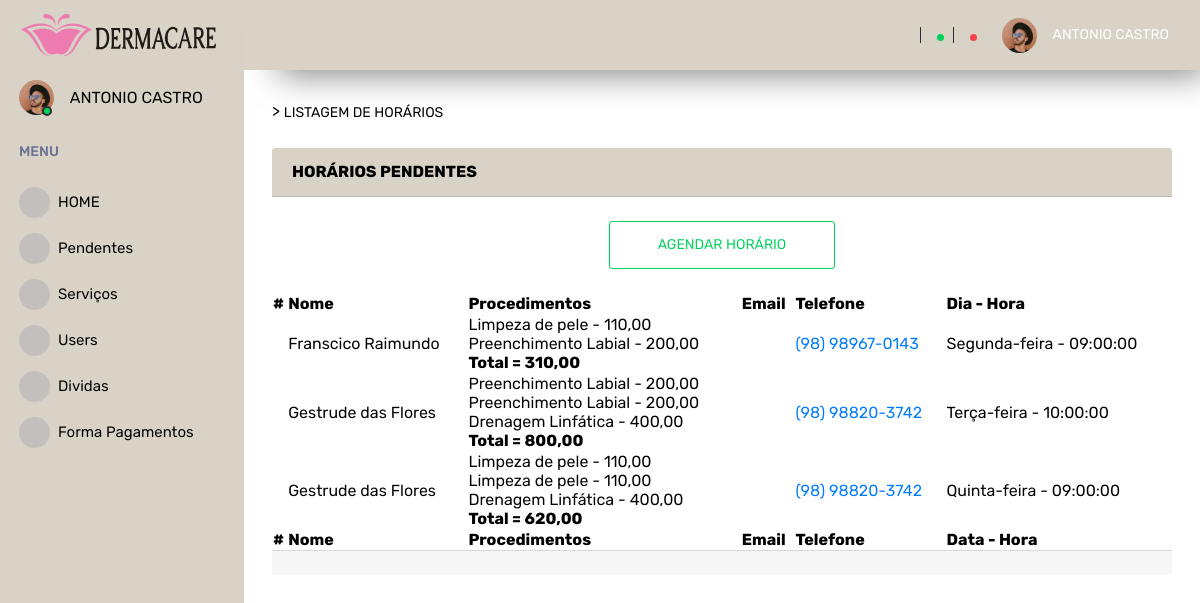
The app's page /cliente/index (signed in) with its own data.
### tables this page shows
CREATE TABLE `menu_item` (
  `id_menu_item` int(11) NOT NULL,
  `nome` varchar(45) DEFAULT NULL,
  `icon` varchar(45) DEFAULT NULL,
  `url` varchar(45) DEFAULT NULL,
  `menu_item` varchar(45) DEFAULT NULL,
  `tipo_user_id` int(11) NOT NULL
);

CREATE TABLE `marcacao_servico` (
  `id` int(11) NOT NULL,
  `servicos` text NOT NULL,
  `forma_pagamento_id` int(11) NOT NULL,
  `horarios_id` int(11) NOT NULL,
  `user_id` int(11) NOT NULL,
  `horario_agendado` datetime DEFAULT NULL,
  `data_hora_at` datetime NOT NULL,
  `data_hora_cri` datetime NOT NULL,
  `status` int(11) NOT NULL
);

CREATE TABLE `user` (
  `id_user` int(11) NOT NULL,
  `tipo_user_id` int(11) NOT NULL,
  `nome_user` varchar(45) NOT NULL,
  `email` varchar(45) NOT NULL,
  `senha` varchar(200) NOT NULL,
  `telefone` varchar(14) NOT NULL,
  `data_nascimento` date NOT NULL,
  `cpf` varchar(45) NOT NULL,
  `grau_formacao` varchar(45) DEFAULT NULL,
  `formacao_instituicao` varchar(45) DEFAULT NULL,
  `status_user` int(11) DEFAULT 1
);

CREATE TABLE `servico` (
  `id` int(11) NOT NULL,
  `nome` varchar(255) NOT NULL,
  `valor` double NOT NULL,
  `status` int(11) NOT NULL DEFAULT 1
);

CREATE TABLE `semana` (
  `id` int(11) NOT NULL,
  `dia` varchar(255) NOT NULL
);

CREATE TABLE `horarios` (
  `id` int(11) NOT NULL,
  `semana_id` int(11) NOT NULL,
  `horario` time NOT NULL,
  `data_hora_at` datetime NOT NULL,
  `status` int(11) NOT NULL
);

### app/Controllers/Cliente.php (called while the page is built, shortened)
<?php
class Cliente
{
    private $dados;
    public function index()
    {
        $cliente = new \App\Models\AdmCliente();
        $visualizarLogin = new \App\Models\AdmsUser();
        $admServico = new \App\Models\AdmServico();
        $this->dados['tipo_user_id'] = $_SESSION['tipo_user_id'];
        $this->dados['menu'] = $visualizarLogin->menu_adm($this->dados);
        $this->dados['lista_em_abertas'] = $cliente->get_em_aberto($this->dados);
        $this->dados['servicos'] = $admServico->get_servicos($this->dados);
        $carregarView = new \Core\ConfigView("Views/cliente/cliente", $this->dados);
        $carregarView->renderizar();
    }
}

### app/Models/AdmsUser.php (called while the page is built, shortened)
<?php
class AdmsUser extends Conn
{
    public function menu_adm(array $dados = null)
    {
        try {
            $this->dados = $dados;
                $this->conn = $this->connect();
                $query_val = "SELECT *
                FROM menu_item
                WHERE tipo_user_id =:id";
                $result_val = $this->conn->prepare($query_val);
                $result_val->bindParam(":id", $this->dados['tipo_user_id'], PDO::PARAM_STR);
                $result_val->execute();
                $this->resultadoBd = $result_val->fetchAll();
                if ($this->resultadoBd) {
                    return $this->resultadoBd;
                } else {
                    throw new PDOException("Erro: Não foi possível executar a declaração sql");
                    return $this->resultadoBd;
                }
        } catch (PDOException $erro) {
            echo $erro->getMessage();
        }
    }
}

### app/Models/Conn.php (called while the page is built, shortened)
<?php
class Conn
{
    private string $db = "mysql";
    private string $host = "localhost";
    private string $user = "root";
    private string $pass = "";
    private string $dbname = "edukar_gestao";
    protected function connect()
    {
        $this->connect = new PDO($this->db . ':host=' . $this->host . ';dbname=' . $this->dbname, $this->user, $this->pass);
        $this->connect->setAttribute(PDO::ATTR_ERRMODE, PDO::ERRMODE_EXCEPTION);
        return $this->connect;
    }
}

### app/Models/AdmCliente.php (called while the page is built, shortened)
<?php
class AdmCliente extends Conn
{
    public function get_em_aberto(array $dados = null)
    {
        try {
            $this->conn = $this->connect();
            $query_val = "SELECT m.id,m.servicos,m.user_id,
            u.nome_user,u.email,u.telefone,m.data_hora_cri,
            s.dia,h.horario
            FROM marcacao_servico m
            join user u on  m.user_id = u.id_user
            join horarios h on m.horarios_id = h.id
            join semana s on s.id = h.semana_id
            where m.status = 1
            order by data_hora_cri ASC";
            $result_val = $this->conn->prepare($query_val);
            $result_val->execute();
            $this->resultadoBd = json_decode(json_encode($result_val->fetchAll()), FALSE);
            if ($this->resultadoBd) {
                return $this->resultadoBd;
            } else {
                throw new PDOException("Erro: Não foi possível executar a declaração sql");
                return $this->resultadoBd;
            }
        } catch (PDOException $erro) {
            echo $erro->getMessage();
        }
    }
}

### app/Models/AdmServico.php (called while the page is built, shortened)
<?php
class AdmServico extends Conn
{
    public function get_servicos(array $dados = null){
        try {
            $this->conn = $this->connect();
            $query_val = "SELECT * FROM servico";
            $result_val = $this->conn->prepare($query_val);
            $result_val->execute();
            $this->resultadoBd = json_decode(json_encode($result_val->fetchAll()), FALSE);
            if ($this->resultadoBd) {
                return $this->resultadoBd;
            } else {
                throw new PDOException("Erro: Não foi possível executar a declaração sql");
                return $this->resultadoBd;
            }
        } catch (PDOException $erro) {
            echo $erro->getMessage();
        }
    }
}

### app/Lib/Mask.php (called while the page is built, shortened)
<?php
class Mask
{
     public static function setmask($val, $mask){
        $maskared = '';
         $k = 0;
        for($i = 0; $i <= strlen($mask)-1; $i++){
            if($mask[$i] == '#'){
                if(isset($val[$k]))
                    $maskared .= $val[$k++];
                }else{
                if(isset($mask[$i]))
                    $maskared .= $mask[$i];
                }
        }
        return $maskared;
    }
}

### app/Views/cliente/cliente.php (the view, shortened to what this page needs)
<?php
if (isset($this->dados['lista_em_abertas'])) {
    $lista_em_abertas = $this->dados['lista_em_abertas'];
}else{
  $lista_em_abertas = [];
}
if (isset($this->dados['servicos'])) {
  $servicos = $this->dados['servicos'];
}else{
$servicos = [];
}
$table = 3;
?>
<?php
require_once("app/Views/menu_footer/menu.php");
require_once("app/Lib/Mask.php");
?>
<div class="main-panel">
  <div class="content-wrapper">
    >
    <a href="<?php echo URL . 'servico_adm/index' ?>" class="menu-link"><span>LISTAGEM DE HORÁRIOS</span></a>
    <br>
    <br>
    <div class="">
      <div class="card-header">
        <strong>HORÁRIOS PENDENTES</strong>
      </div>
      <br>
      <div class="text-center">
        <a href="<?php echo URL . 'cliente/onShow' ?>" class="btn btn-outline-success btn-lg">AGENDAR HORÁRIO</a>
      </div>
      <br>
      <table id="example<?= $table; ?>" class="display" style="width:100%">
        <thead>
          <tr>
            <th>#</th>
            <th>Nome</th>
            <th>Procedimentos</th>
            <th>Email</th>
            <th>Telefone</th>
            <th>Dia - Hora</th>
          </tr>
        </thead>
        <tbody>
          <?php if (count($lista_em_abertas) > 0) {
            foreach ($lista_em_abertas as $lista_em_abertas_1) {
              $arr = explode(";",$lista_em_abertas_1->servicos);
              $str_serv = "";
              $total = 0;
              foreach ($arr as $value) {
                foreach($servicos as $ser){
                    if($value == $ser->id){
                      $str_serv .= $ser->nome. " - ".number_format($ser->valor,2,",",".")."<br>";
                      $total += $ser->valor;
                    }
                  }
              }
              $str_serv .= "<b>Total = ".number_format($total,2,",",".")."<b>";
              ?>
              <tr>
                <td style='font-size:28px'>
                </td>
                <td><?= $lista_em_abertas_1->nome_user; ?></td>
                <td><?= $str_serv ?></td>
                <td><a style="font-size: 26px;" href="mailto:<?= $lista_em_abertas_1->email ?>" title="Email"><i class="mdi mdi-email"></i></a></td>
                <td><a target="_blanck" href="<?php echo "https://api.whatsapp.com/send?phone=55".$lista_em_abertas_1->telefone;?>"><i style="font-size: 26px;"  class="mdi mdi-whatsapp"></i><?= Mask::setmask($lista_em_abertas_1->telefone, '(##) #####-####'); ?></a></td>
                <td><?= $lista_em_abertas_1->dia.' - '.$lista_em_abertas_1->horario  ?></td>
              </tr>
          <?php  }
          }
          ?>
        </tbody>
        <tfoot>
          <tr>
          <th>#</th>
            <th>Nome</th>
            <th>Procedimentos</th>
            <th>Email</th>
            <th>Telefone</th>
            <th>Data - Hora</th>
          </tr>
        </tfoot>
      </table>
      <div class="card-footer text-center">
      </div>
    </div>
  </div>
</div>
<?php include "app/Views/menu_footer/footer.php"; ?>

### app/Views/menu_footer/menu.php (shortened to what this page needs)
<?php
if (isset($this->dados['menu'])) {
  $menu = $this->dados['menu'];
}
?>
<head>
  <link rel="stylesheet" href="<?php echo URL . 'app/assets/vendors/mdi/css/materialdesignicons.min.css'; ?>">
  <link rel="stylesheet" href="<?php echo URL . 'app/assets/vendors/css/vendor.bundle.base.css'; ?>">
  <link href="https://cdn.jsdelivr.net/npm/select2@4.1.0-rc.0/dist/css/select2.min.css" rel="stylesheet" />
  <link rel="stylesheet" href="<?php echo URL . 'app/assets/css/style.css'; ?>">
</head>
<body>
  <div class="container-scroller">
    <nav class="sidebar sidebar-offcanvas" id="sidebar">
      <div class="sidebar-brand-wrapper d-none d-lg-flex align-items-center justify-content-center fixed-top">
        <a class="sidebar-brand brand-logo" href="<?php echo URL . $_SESSION['home'] ?>">
          <img src="<?php echo URL . 'app/assets/images/logo-derma-h.svg'; ?>" alt="logo" />
        </a>
      </div>
      <ul class="nav">
        <li class="nav-item profile">
          <div class="profile-desc">
            <div class="profile-pic">
              <div class="count-indicator">
                <img class="img-xs rounded-circle " src="<?php echo URL . 'app/assets/images/faces/face15.jpg'; ?>" alt="">
                <span class="count bg-success"></span>
              </div>
              <div class="profile-name">
                <h5 class="mb-0 font-weight-normal"><?php echo $_SESSION['usuario_nome']; ?></h5>
              </div>
            </div>
          </div>
        </li>
        <li class="nav-item nav-category">
          <span class="nav-link">MENU</span>
        </li>
        <?php foreach ($menu as $item) {  ?>
          <li class="nav-item menu-items" id="<?php echo $item['url'] ?>">
            <a class="nav-link" href="<?php echo URL . $item['url']; ?>">
              <span class="menu-icon">
              </span>
              <span class="menu-title"><?php echo $item['menu_item']; ?></span>
            </a>
          </li>
        <?php } ?>
      </ul>
    </nav>
    <div class="container-fluid page-body-wrapper">
      <nav class="navbar p-0 fixed-top d-flex flex-row">
        <div class="navbar-menu-wrapper flex-grow d-flex align-items-stretch">
          <button class="navbar-toggler navbar-toggler align-self-center" type="button" data-toggle="minimize">
          </button>
          <ul class="navbar-nav w-100">
          </ul>
          <ul class="navbar-nav navbar-nav-right">
            <li class="nav-item dropdown border-left">
              <a class="nav-link count-indicator dropdown-toggle" id="messageDropdown" href="#" data-toggle="dropdown" aria-expanded="false">
                <span class="count bg-success"></span>
              </a>
            </li>
            <li class="nav-item dropdown border-left">
              <a class="nav-link count-indicator dropdown-toggle" id="notificationDropdown" href="#" data-toggle="dropdown">
                <span class="count bg-danger"></span>
              </a>
            </li>
            <li class="nav-item dropdown">
              <a class="nav-link" id="profileDropdown" href="#" data-toggle="dropdown">
                <div class="navbar-profile">
                  <img class="img-xs rounded-circle" src="<?php echo URL . 'app/assets/images/faces/face15.jpg'; ?>" alt="">
                  <p class="mb-0 d-none d-sm-block navbar-profile-name"><?php echo $_SESSION['usuario_nome']; ?></p>
                </div>
              </a>
            </li>
          </ul>
        </div>
      </nav>

### records on screen
menu_item: menu_item "HOME"
menu_item: menu_item "Pendentes"
menu_item: menu_item "Serviços"
menu_item: menu_item "Users"
menu_item: menu_item "Dividas"
menu_item: menu_item "Forma Pagamentos"
marcacao_servico: user.nome_user "Franscico Raimundo", total "310,00", user.telefone "(98) 98967-0143", semana.dia "Segunda-feira", horarios.horario "09:00:00"
servico: nome "Limpeza de pele", valor "110,00"
servico: nome "Preenchimento Labial", valor "200,00"
marcacao_servico: user.nome_user "Gestrude das Flores", total "800,00", user.telefone "(98) 98820-3742", semana.dia "Terça-feira", horarios.horario "10:00:00"
servico: nome "Drenagem Linfática", valor "400,00"
marcacao_servico: user.nome_user "Gestrude das Flores", total "620,00", user.telefone "(98) 98820-3742", semana.dia "Quinta-feira", horarios.horario "09:00:00"

### other values on screen
$_SESSION['usuario_nome'] "ANTONIO CASTRO"
